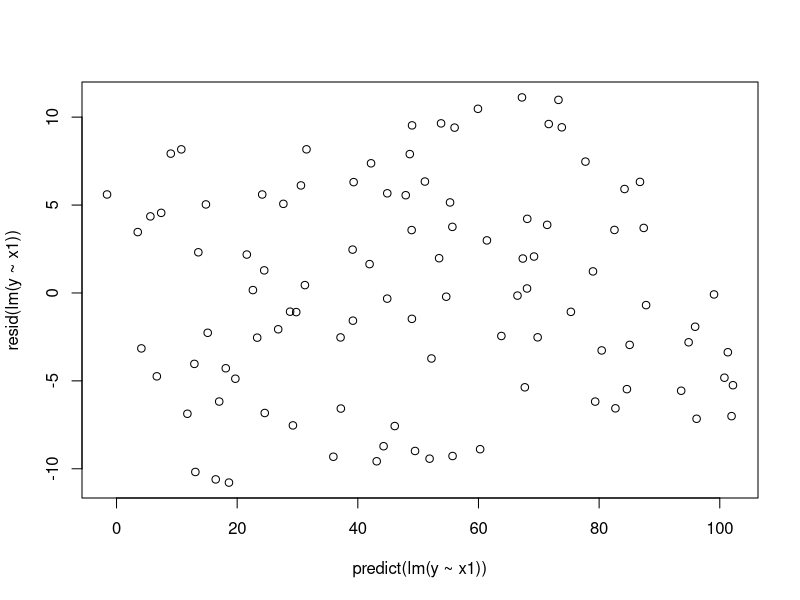
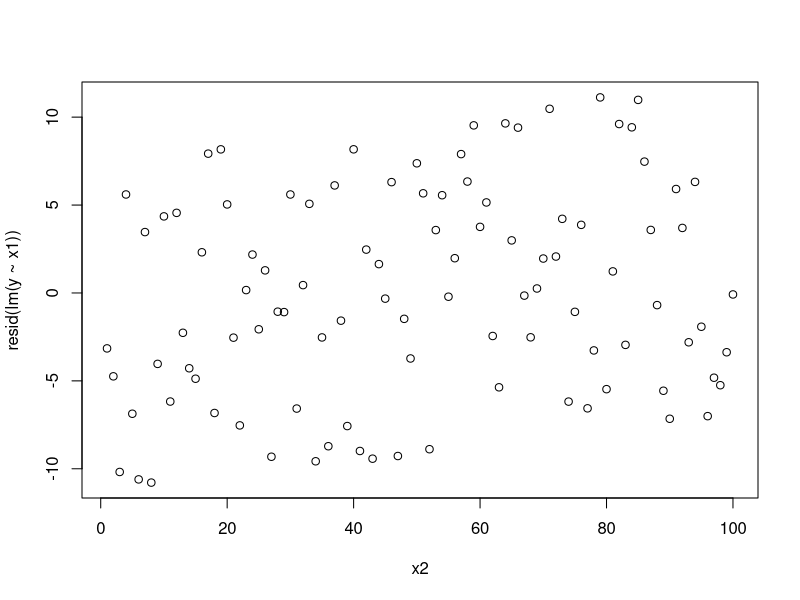
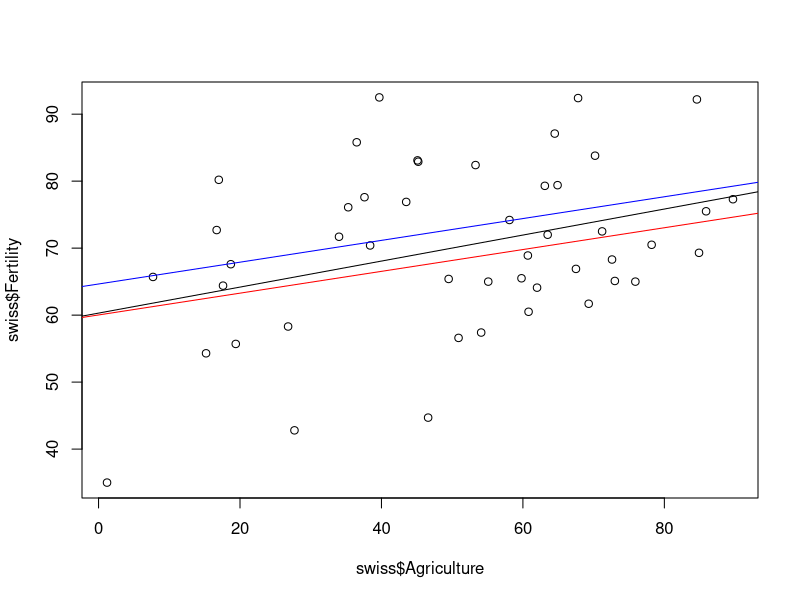
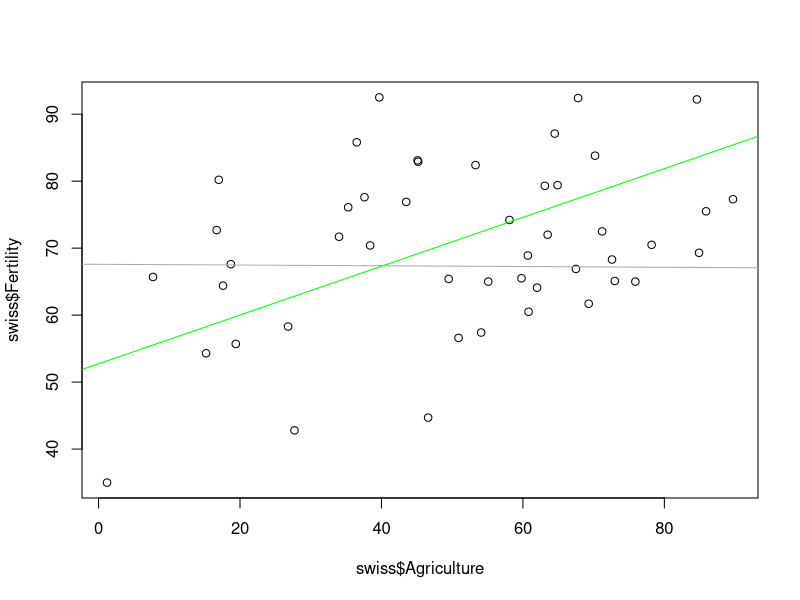
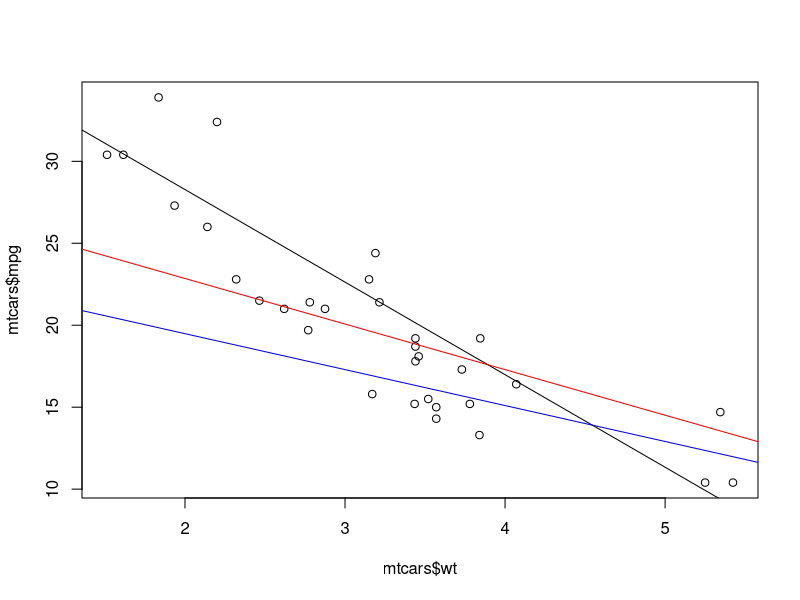

Generate these figures, in order, with R:
## On this script I run some multiply regressions to understand how each coefficient is
## calculated. I go through some examples on how a coefficient changes sign when adding another variable
## Lastly, I explain how to interpret interactions with 2 and 3 levels. To finish, I graph the interactions manually


n = 100; x = rnorm(n); x2 = rnorm(n); x3 = rnorm(n)
y = 1 + x + x2 + x3 + rnorm(x, sd=0.01)
ey <- resid(lm(y ~ x2 + x3)) ## So this is the CLEAN variation in Y from x2 and x3
ex <- resid(lm(x ~ x2 + x3)) ## This is the CLEAN variation in X from x3 and x3

## And so we calculate the Beta coefficient using the CLEAN variation
cor(ey,ex) * (sd(ey)/sd(ex))
## Confirm your result with the lm function
coef(lm(y ~ x + x2 + x3)) ## There you go: 1.000280


## Let's create a fake dataset
n <- 100; x2 <- 1 : n; x1 <- .01 * x2 + runif(n, -.1, .1); y = -x1 + x2 + rnorm(n, sd = .01)

## N is the number of days. x2 is a sequence of days from 1 to 100.
## x1 is linearly related to x2(.01*x2 part) but with a little random noise ging from -1 to 1
## Finally, y is a function of -x1 and x2 with some small random noise

coef(lm(y ~ x1))
## if we estimate this model we get a POSITIVE coefficient. Doesn't make sense.. the function of y is -x1
## so it should be negative. 

## Let's inspect residuals.     
plot(predict(lm(y~x1)), resid(lm(y~x1))) ## Everything seems fine(that is, no trend in the residuals)
plot(x2, resid(lm(y~x1))) ## No trend when compared to a possible confounder either. 

## But what if we correlated x1 and x2?
c(x1,x2) ## Uhhhh!! If there's correlation, then there's probably some influence between the two variables

coef(lm(y ~ x1 + x2)) ## Now the coefficient makes more sense: close to -1 which is the linear function of x1.

## You can see it as this:
## if you regress y on x1, the residuals are the UNEXPLAINED variance in Y from x1.
## if you regress y on x1 and x2, x1 is the CLEAN variance of x1 from x2 that explains the clean
## variance of y from x2. If before the regression the sign was + and now -, it means
## that the variance x1 clean of x2 is now negative. So the positive + was due to x2.

cor(resid(lm(y ~ x2)), resid(lm(x1 ~ x2))) * (sd(resid(lm(y ~ x2)))/sd(resid(lm(x1 ~ x2))))


## We're gonna learn about interactions and factor variables now.

summary(lm(Fertility ~ Agriculture, swiss))$coef # So far, so good

swiss$catho <- as.numeric(swiss$Catholic > mean(swiss$Catholic)) ## create a dummy for majority catholic = 1
## majority protenstant = 0

fit <- summary(lm(Fertility ~ Agriculture + factor(catho), swiss))$coef # So catholic provinces had 4.62% more fertility
# than protestant

plot(swiss$Agriculture, swiss$Fertility)
abline(lm(swiss$Fertility ~ swiss$Agriculture), col="black")
abline(a = fit[1], b=fit[2], col="red")
abline(a = fit[1]+fit[3], b=fit[2], col="blue")

## After plotting it we can see that they both have the same slope but Catholics have a greater intercept
## than protestants

fit <- lm(Fertility ~ Agriculture*factor(catho), swiss)
summary(fit)$coef
## The intercept is the intercept for the dummy 0
## The slope for agriculture is now the slope for the 0 category, which is protestant
## The intercept for the 1 category is the intercept + the main effect of the factor variable
## The slope for the 1st category is the slope of 0(Agriculture) + the coef in the interaction term

## Let's see how their slope varies

plot(swiss$Agriculture, swiss$Fertility)
abline(a=fit$coef[1], b=fit$coef[2], col="darkgrey")
abline(a=fit$coef[1] + fit$coef[3], b=fit$coef[2] + fit$coef[4], col="green")

fit <- lm(mpg ~ wt + factor(cyl) + wt:factor(cyl), mtcars)

## Exactly the same: the intercept is intercept for the 0 category
## The slope of wt is the slope for the 0 category
## The intercept for the 1st factor is the intercept + its main effect
## It's slope is the slope for factor 0 + the interaction for the 1st factor
## the intercept for 2nd factor is the intercept + its main effect
## the slope is the slope for the 0 factor + the interaction term for the 2nd factor

## visualize it
plot(mtcars$wt,mtcars$mpg)
abline(fit$coef[1], fit$coef[2])
abline(fit$coef[1] + fit$coef[3], fit$coef[2] + fit$coef[5],col="red")
abline(fit$coef[1] + fit$coef[4], fit$coef[2] + fit$coef[6], col="blue")


### These three functions portray how adding or excluding correlated and uncorrelated regressions changes the coefficients.
simbias <- function(seed=8765){
    # The default seed guarantees a nice histogram. This is the only
    # reason that accepting the default, x1c <- simbias(), is required in the lesson. 
    # The effect will be evident with other seeds as well.
    set.seed(seed) 
    temp <- rnorm(100)
    # Point A
    x1 <- (temp + rnorm(100))/sqrt(2)
    x2 <- (temp + rnorm(100))/sqrt(2)
    x3 <- rnorm(100)
    # Function to simulate regression of y on 2 variables.
    f <- function(k){
        # Point B
        y <- x1 + x2 + x3 + .3*rnorm(100)
        # Point C
        c(lm(y ~ x1 + x2)$coef[2],
          lm(y ~ x1 + x3)$coef[2])
    }
    # Point D
    sapply(1:150, f)
}

# Illustrate the effect of bogus regressors on residual squared error.
bogus <- function(){
    temp <- swiss
    # Add 41 columns of random regressors to a copy of the swiss data.
    for(n in 1:41){temp[,paste0("random",n)] <- rnorm(nrow(temp))}
    # Define a function to compute the deviance of Fertility regressed
    # on all regressors up to column n. The function, deviance(model), computes
    # the residual sum of squares of the model given as its argument.
    f <- function(n){deviance(lm(Fertility ~ ., temp[,1:n]))}
    # Apply f to data from n=6, i.e., the legitimate regressors,
    # through n=47, i.e., a full complement of bogus regressors.
    rss <- sapply(6:47, f)
    # Display result.
    plot(0:41, rss, xlab="Number of bogus regressors.", ylab="Residual squared error.",
         main="Residual Squared Error for Swiss Data\nUsing Irrelevant (Bogus) Regressors",
         pch=21, bg='red')
}

# Plot histograms illustrating bias in estimates of a regressor
# coefficient 1) when an uncorrelated regressor is missing and
# 2) when a correlated regressor is missing.
x1hist <- function(x1c){
    p1 <- hist(x1c[1,], plot=FALSE)
    p2 <- hist(x1c[2,], plot=FALSE)
    yrange <- c(0, max(p1$counts, p2$counts))
    plot(p1, col=rgb(0,0,1,1/4), xlim=range(x1c), ylim=yrange, xlab="Estimated coefficient of x1",
         main="Bias Effect of Omitted Regressor")
    plot(p2, col=rgb(1,0,0,1/4), xlim=range(x1c), ylim=yrange, add=TRUE)
    legend(1.1, 40, c("Uncorrelated regressor, x3, omitted", "Correlated regressor, x2, omitted"),
           fill=c(rgb(0,0,1,1/4), rgb(1,0,0,1/4)))
}

